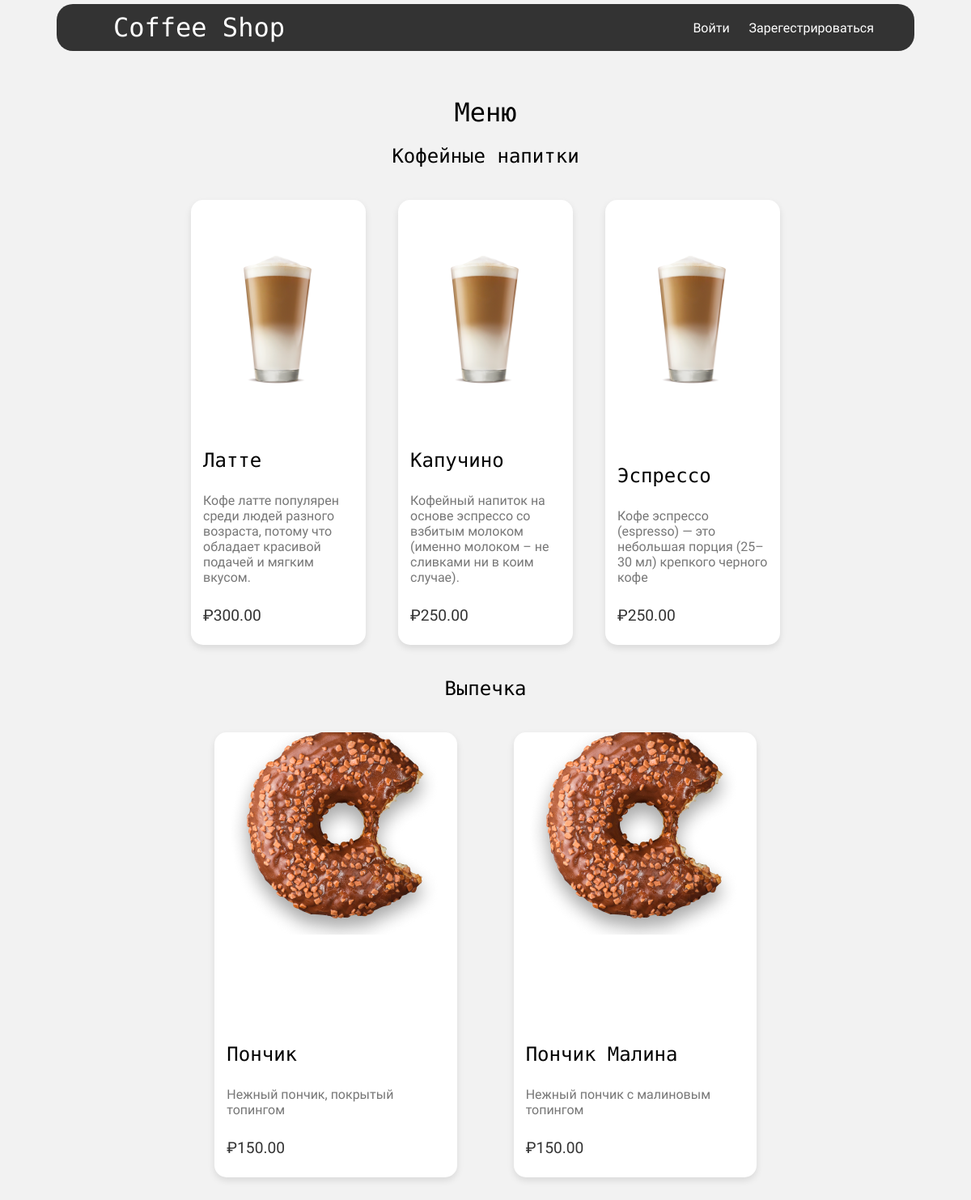
The app's page /, older data.
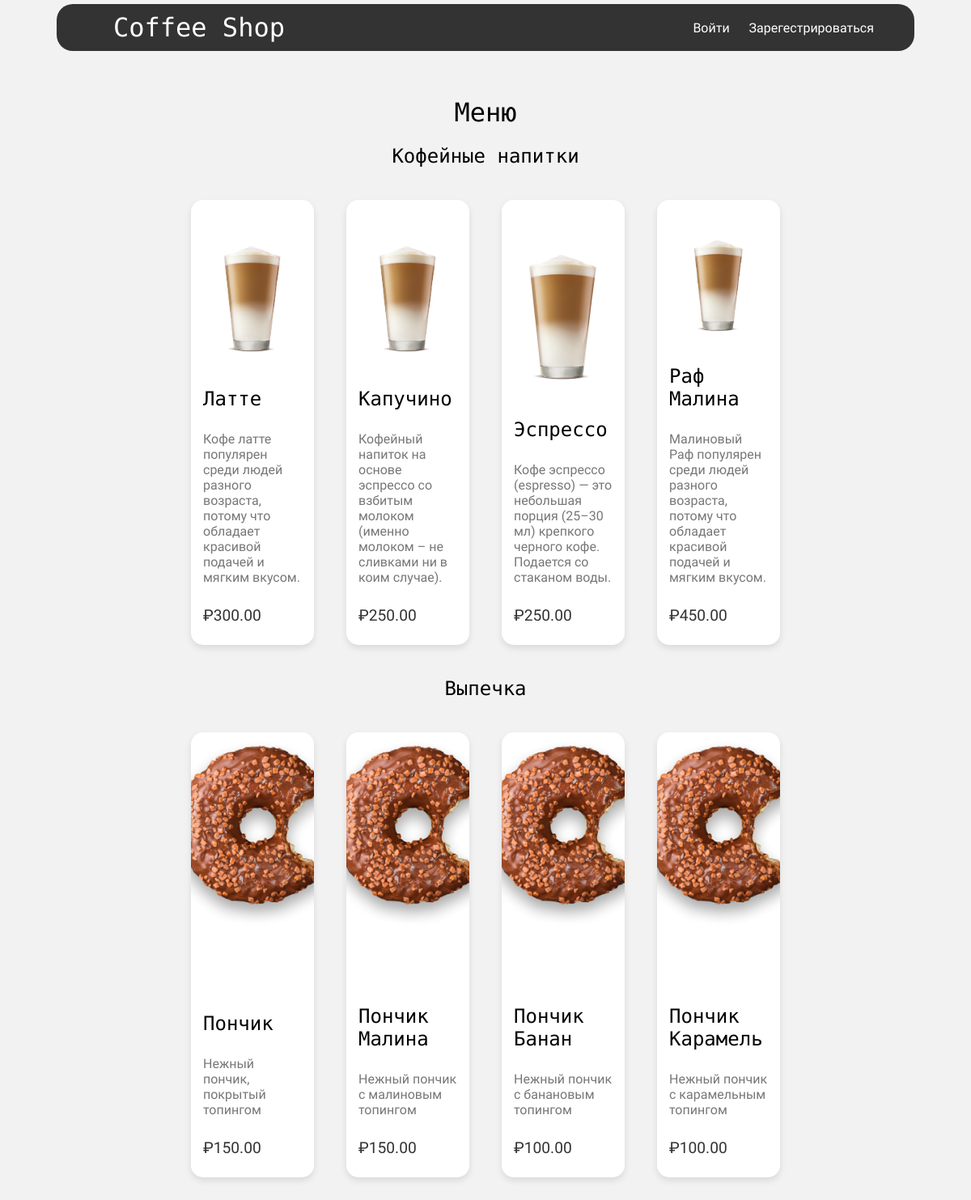
The same page, newer data.
### shop/models.py (models this page shows, shortened)
class Product(models.Model):
    CATEGORY_CHOICES = (
        ('coffee', 'Coffee'),
        ('pastry', 'Pastry'),
    )
    name = models.CharField(max_length=100)
    description = models.TextField(blank=True)
    price = models.DecimalField(max_digits=5, decimal_places=2)
    category = models.CharField(max_length=10, choices=CATEGORY_CHOICES)
    image = models.ImageField(upload_to='static/images', default='static/images/coffe_1.png')

### shop/views.py (the view)
# urls.py: path('', views.product_list, name='product_list'),
def product_list(request):
    coffee = Product.objects.filter(category='coffee')
    pastry = Product.objects.filter(category='pastry')
    return render(request, 'shop/product_list.html', {'coffee': coffee, 'pastry': pastry})

### shop/templates/shop/product_list.html (shortened to what this page needs)
{% extends 'shop/base.html' %}
{% load static %}
{% block content %}
<h1 class="top-block">Меню</h1>
<h2>Кофейные напитки</h2>
<div class="card-container">
    {% for product in coffee %}
    <div class="card">
        <img src="{{ product.image.url }}" alt="Coffee Image">
        <div class="card-content">
            <h2>{{ product.name }}</h2>
            <p>{{ product.description }}</p>
            <p class="price">₽{{ product.price }}</p>
        </div>
    </div>
    {% endfor %}
</div>
<h2>Выпечка</h2>
<div class="card-container">
    {% for product in pastry %}
    <div class="card">
        <img src="{{ product.image.url }}" alt="Pastry Image">
        <div class="card-content">
            <h2>{{ product.name }}</h2>
            <p>{{ product.description }}</p>
            <p class="price">₽{{ product.price }}</p>
        </div>
    </div>
    {% endfor %}
</div>
{% endblock %}

### shop/templates/shop/base.html (shortened to what this page needs)
{% load static %}
<!DOCTYPE html>
<html lang="en">
<head>
    <link rel="stylesheet" href="{% static '/css/styles.css' %}">
</head>
<body>
    <header>
        <h1><a href="{% url 'product_list' %}">Coffee Shop</a></h1>
        <nav>
            {% if user.is_authenticated %}
                <span>{{ user.username }}</span>
                <a href="{% url 'view_cart' %}">Корзина</a>
                <a href="{% url 'logout' %}">Выйти</a>
            {% else %}
                <a href="{% url 'login' %}">Войти</a>
                <a href="{% url 'register' %}">Зарегестрироваться</a>
            {% endif %}
        </nav>
    </header>
    <div class="container">
        {% block content %}{% endblock %}
    </div>
</body>
</html>

### shop/static/css/styles.css (style rules this page uses)
body { font-family: "Wix Madefor Display", sans-serif; font-optical-sizing: auto; font-weight: 400; font-style: normal; background-color: #f2f2f2; margin: 0; padding: 0; display: flex; justify-content: center; }
h1, h2, h3 { font-family: "Rubik Mono One", monospace; font-weight: 400; font-style: normal; }
.top-block { margin-top: 100px; }
header { background-color: #333; color: white; display: flex; width: 80%; justify-content: space-between; align-items: center; padding: 10px 50px; border-radius: 20px; position: fixed; top: 5px; }
header h1 { margin: 0; }
header a { color: white; margin-left: 20px; text-decoration: none; }
.container { width: 80%; margin: 20px auto; text-align: center; }
.card-container { width: 80%; margin: 20px auto; display: flex; justify-content: space-evenly; align-items: center; }
.card { background-color: white; border-radius: 15px; box-shadow: 0 4px 8px rgba(0, 0, 0, 0.1); overflow: hidden; margin: 20px; display: flex; flex-direction: column; justify-content: space-between; width: 300px; height: 550px; vertical-align: top; text-align: left; }
.card img { width: 100%; height: 250px; object-fit: cover; object-position: center; }
.card-content { padding: 15px; display: flex; flex-direction: column; justify-content: space-around; }
.card-content h2 { margin: 10px 0; }
.card-content p { color: #777; }
.card-content .price { color: #333; font-size: 1.2em; margin: 10px 0; }

Row changes from the older to the newer data that the page shows:
changed Product "Эспрессо": description "Кофе эспрессо (espresso) — это небольшая порция (25–30 мл) крепкого черного кофе" → "Кофе эспрессо (espresso) — это небольшая порция (25–30 мл) крепкого черного кофе. Подается со стаканом воды."
added Product: image (picture), name "Раф Малина", description "Малиновый Раф популярен среди людей разного возраста, потому что обладает красивой подачей и мягким вкусом.", price "450.00", shown under "Кофейные напитки"
added Product: image (picture), name "Пончик Банан", description "Нежный пончик с банановым топингом", price "100.00", shown under "Выпечка"
added Product: image (picture), name "Пончик Карамель", description "Нежный пончик с карамельным топингом", price "100.00", shown under "Выпечка"
